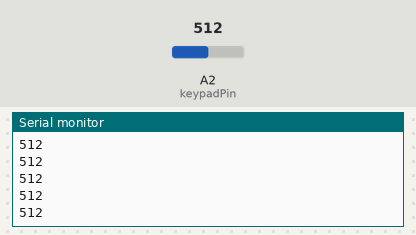
Simulated run of this sketch. Board: Arduino Uno, built with avr-gcc and run on an emulated ATmega328P. Shown: the last lines printed to the serial monitor. The inputs (shaded band) are chosen by the test bench; at power-on: A2 (keypadPin) = 512.

Above: at 1.2 s.
1.3 s: A2 (keypadPin) set to 716
At 1.31 s:
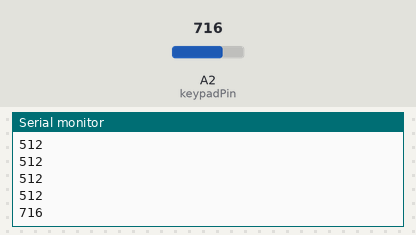
2.8 s: A2 (keypadPin) set to 900
At 2.81 s:
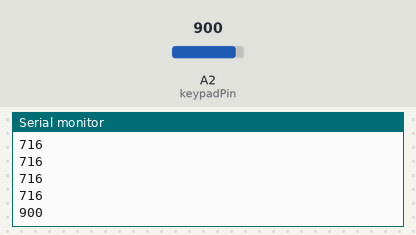
Timing chart, 0 to 5.8 s (numbered marks = the images above; inputs shaded):
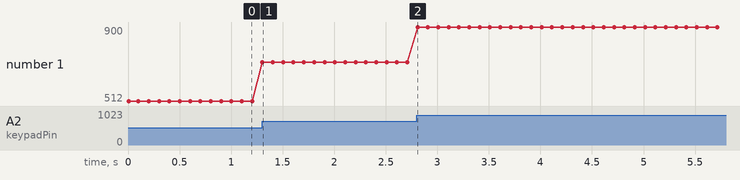

The sketch:

Martyn_keypad_test_01.ino
```cpp
/*
Keypad Tester 01. Created by Martyn Currey
*/

// Global Variables
const byte keypadPin     = A2;
int val = 0;

void setup()
{
  Serial.begin(9600);
  while (!Serial)   {  ;    }
  Serial.println(F("Start\n"));
  // set the analogue pin for input and turn on the internal pullup resistor
  pinMode(keypadPin, INPUT_PULLUP);
}

void loop()
{
    val = getKeyValue();
    Serial.println( val );
    delay(100);
}


int getKeyValue()
{
    int pinVal;
    pinVal = analogRead(keypadPin);
    return pinVal;
}
```

Measured:
- after the input at 1.3 s, the serial monitor: prints a new line at once (image 1)
- after the input at 2.8 s, the serial monitor: prints a new line at once (image 2)
- plotted number 1: 512 → 716 after the input at 1.3 s, 716 → 900 after the input at 2.8 s
